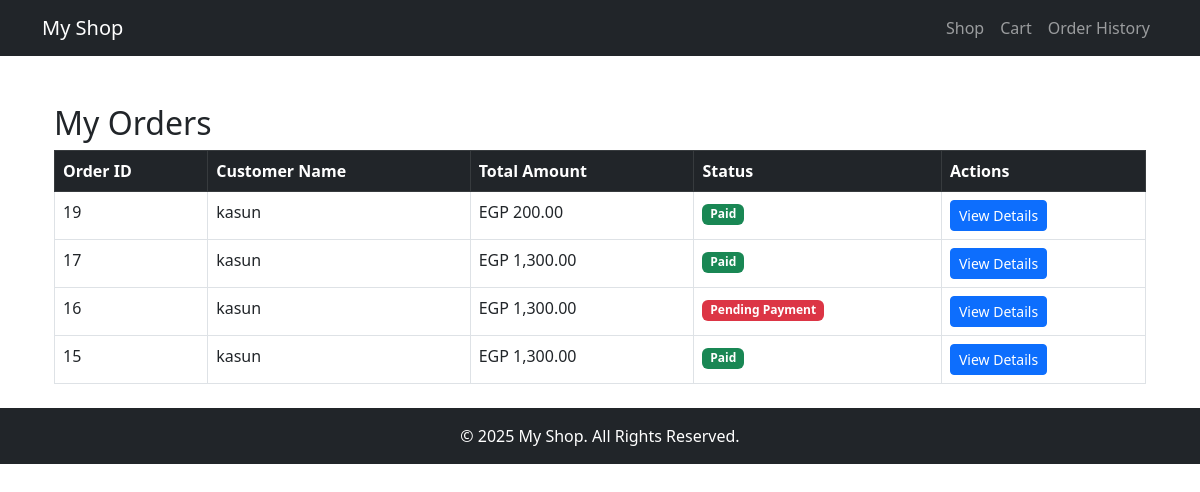
Screenshot of /?page=my-orders with the database file from the repository.
### tables this page shows
CREATE TABLE IF NOT EXISTS `orders` (
  `id` int NOT NULL AUTO_INCREMENT,
  `customer_id` int NOT NULL,
  `status` int NOT NULL,
  `total` decimal(10,0) NOT NULL,
  `created_at` timestamp NOT NULL,
  PRIMARY KEY (`id`),
  KEY `customer_id` (`customer_id`),
  KEY `customer_id_2` (`customer_id`)
);

CREATE TABLE IF NOT EXISTS `customers` (
  `id` int NOT NULL AUTO_INCREMENT,
  `name` varchar(225) NOT NULL,
  `email` varchar(255) NOT NULL,
  `phone` varchar(20) NOT NULL,
  `address` text NOT NULL,
  `city` varchar(100) NOT NULL,
  `state` varchar(100) NOT NULL,
  `country` varchar(3) NOT NULL,
  `zip` varchar(20) NOT NULL,
  `created_at` timestamp NOT NULL,
  `shipping_name` varchar(200) NOT NULL,
  `shipping_address` text NOT NULL,
  `shipping_city` varchar(200) NOT NULL,
  `shipping_country` varchar(200) NOT NULL,
  `shipping_state` varchar(200) NOT NULL,
  `shipping_areacode` varchar(20) NOT NULL,
  `updated_at` timestamp NULL DEFAULT NULL,
  PRIMARY KEY (`id`)
);

### app/controllers/OrderController.php (called while the page is built, shortened)
<?php
require 'app/models/Order.php';
class OrderController {
    public function index() {
        $orderModel = new Order();
        $orders = $orderModel->getAllOrders();
        require 'app/views/orders/index.php';
    }
}
?>

### index.php (called while the page is built, shortened)
<?php
require 'app/core/Database.php';
$router = new Router();
$router->route();
?>

### app/core/Database.php (called while the page is built, shortened)
<?php
class Database {
    private static $instance = null;
    private $conn;
    private function __construct() {
        $this->conn = new mysqli(DB_HOST, DB_USER, DB_PASS, DB_NAME);
    }
    public static function getInstance() {
        if (!self::$instance) {
            self::$instance = new Database();
        }
        return self::$instance;
    }
    public function getConnection() {
        return $this->conn;
    }
}
?>

### app/models/Order.php (called while the page is built, shortened)
<?php
class Order {
    private $db;
    public function __construct() {
        $this->db = Database::getInstance()->getConnection();
    }
    public function getAllOrders() {
        $result = $this->db->query("SELECT orders.id, orders.total, orders.status,
                        customers.name AS customer_name, customers.email
                FROM orders
                JOIN customers ON orders.customer_id = customers.id
                ORDER BY orders.id DESC");
        return $result->fetch_all(MYSQLI_ASSOC);
    }
}
?>

### app/views/orders/index.php (the view, shortened to what this page needs)
<div class="container mt-5">
    <h2>My Orders</h2>
    <table class="table table-bordered">
        <thead class="table-dark">
            <tr>
                <th>Order ID</th>
                <th>Customer Name</th>
                <th>Total Amount</th>
                <th>Status</th>
                <th>Actions</th>
            </tr>
        </thead>
        <tbody>
            <?php foreach ($orders as $order): ?>
            <tr>
                <td><?php echo $order['id']; ?></td>
                <td><?php echo $order['customer_name']; ?></td>
                <td>EGP <?php echo number_format($order['total'], 2); ?></td>
                <td>
                    <?php
                        if ($order['status'] == 1) {
                            echo '<span class="badge bg-success">Paid</span>';
                        } elseif ($order['status'] == 2) {
                            echo '<span class="badge bg-warning text-dark">Refund Requested</span>';
                        } else {
                            echo '<span class="badge bg-danger">Pending Payment</span>';
                        }
                    ?>
                </td>
                <td>
                    <a href="?page=details&id=<?php echo $order['id']; ?>" class="btn btn-primary btn-sm">
                        View Details
                    </a>
                </td>
            </tr>
            <?php endforeach; ?>
        </tbody>
    </table>
</div>
<?php
include __DIR__ . "/../layout/layout.php";
?>

### rows the page displays
orders: id "19", customer.name "kasun", total "200.00", status "Paid"
orders: id "17", customer.name "kasun", total "1,300.00", status "Paid"
orders: id "16", customer.name "kasun", total "1,300.00", status "Pending Payment"
orders: id "15", customer.name "kasun", total "1,300.00", status "Paid"
